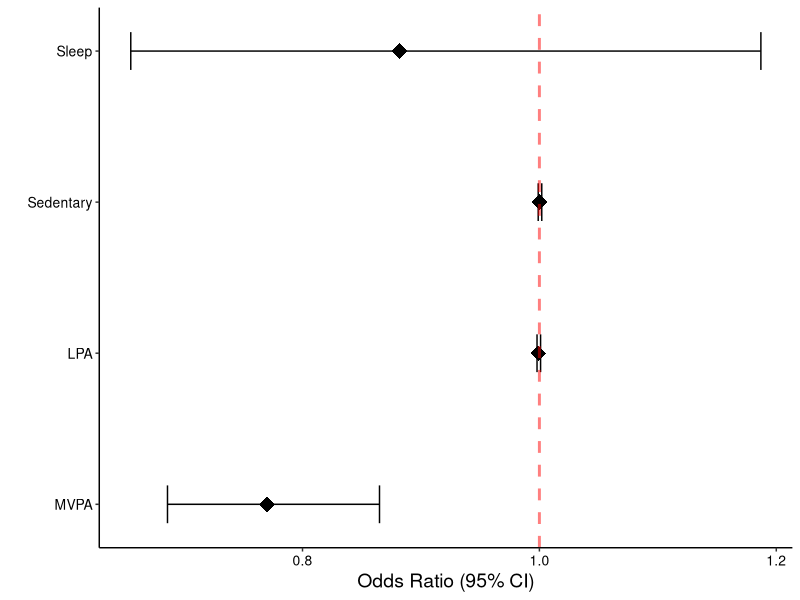
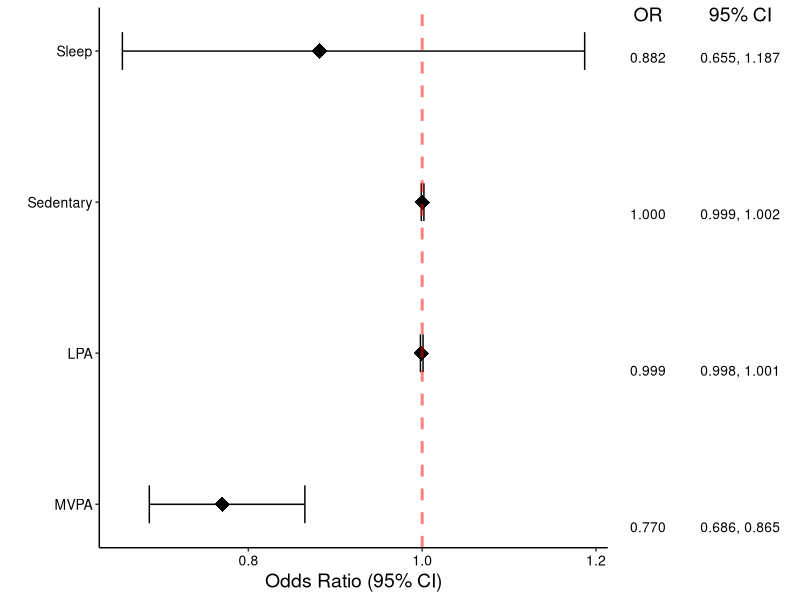

These figures' R source, in order:
## Load libraries
library(gridExtra)
#install.packages("ggplot2")
library(ggplot2)

## Example data frame ---depressed
#dat <- data.frame(
#  Index = c(1, 2, 3, 4), ## This provides an order to the data
#  label = c("Sleep", "Sedentary", "LPA", "MVPA"),
#  OR =  c(0.486, 1.003, 0.998, 0.861),
#  LL = c(0.229, 0.999, 0.994, 0.635), 
#  UL = c(1.029, 1.007, 1.001, 1.167),
#  CI = c("0.229, 1.029", "0.999, 1.007", "0.994, 1.001", "0.635, 1.167")
#)
#dat

###not depressed
dat <- data.frame(
  Index = c(1, 2, 3, 4), ## This provides an order to the data
  label = c("Sleep", "Sedentary", "LPA", "MVPA"),
  OR =  c(0.882, 1.000, 0.999, 0.770),
  LL = c(0.655, 0.999, 0.998, 0.686), 
  UL = c(1.187, 1.002, 1.001, 0.865),
  CI = c("0.655, 1.187", "0.999, 1.002", "0.998, 1.001", "0.686, 0.865")
)
dat


## Plot forest plot
plot1 <- ggplot(dat, aes(y = Index, x = OR)) +
  geom_point(shape = 18, size = 5) +  
  geom_errorbarh(aes(xmin = LL, xmax = UL), height = 0.25) +
  geom_vline(xintercept = 1, color = "red", linetype = "dashed", cex = 1, alpha = 0.5) +
  scale_y_continuous(name = "", breaks=1:4, labels = dat$label, trans = "reverse") +
  xlab("Odds Ratio (95% CI)") + 
  ylab(" ") + 
  theme_bw() +
  theme(panel.border = element_blank(),
        panel.background = element_blank(),
        panel.grid.major = element_blank(), 
        panel.grid.minor = element_blank(), 
        axis.line = element_line(colour = "black"),
        axis.text.y = element_text(size = 10, colour = "black"),
        axis.text.x.bottom = element_text(size = 10, colour = "black"),
        axis.title.x = element_text(size = 14, colour = "black"))
plot1




## Create the table-base pallete
table_base <- ggplot(dat, aes(y=label)) +
  ylab(NULL) + xlab("  ") + 
  theme(plot.title = element_text(hjust = 0.5, size=14), 
        axis.text.x = element_text(color="white", hjust = -3, size = 10), ## This is used to help with alignment
        axis.line = element_blank(),
        axis.text.y = element_blank(), 
        axis.ticks = element_blank(),
        axis.title.y = element_blank(), 
        legend.position = "none",
        panel.background = element_blank(), 
        panel.border = element_blank(), 
        panel.grid.major = element_blank(),
        panel.grid.minor = element_blank(), 
        plot.background = element_blank())

## OR point estimate table
tab1 <- table_base + 
  labs(title = "space") +
  geom_text(aes(y = rev(Index), x = 1, label = sprintf("%0.3f", round(OR, digits = 3))), size = 3.5) + ## decimal places
  ggtitle("OR")

## 95% CI table
tab2 <- table_base +
  geom_text(aes(y = rev(Index), x = 1, label = CI), size =3.5) + 
  ggtitle("95% CI")

## Merge tables with plot
lay <-  matrix(c(1,1,1,1,1,1,1,1,1,1,2,3,3), nrow = 1)
grid.arrange(plot1, tab1, tab2, layout_matrix = lay)